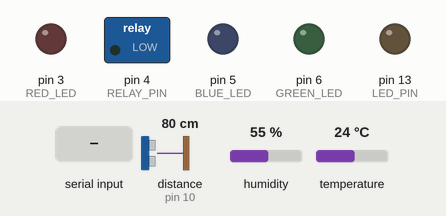
The sketch below on a simulated Arduino Uno, built with avr-gcc and run on an emulated ATmega328P. Shown: switched loads named in the sketch (green lamp = pin HIGH), output pins drawn as LEDs (lit = HIGH). Inputs (shaded band) come from the test bench; at power-on: distance to the obstacle (sensor on pin 10) 80 cm, humidity 55 %, temperature 24 °C. The echo pulse lasts 58.3 µs per cm; pins used as bus, display or sensor lines are not drawn; what the sketch prints to the serial monitor is not drawn.

Above: at 0.1 s.
At 4.2 s:
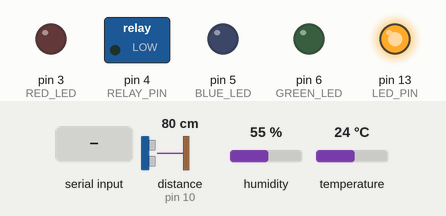
4.3 s: "1\n" received over Serial
Timing chart, 0 to 7.3 s (numbered marks = the images above; inputs shaded):
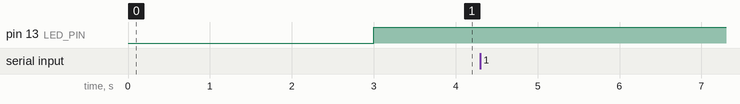

Measured:
- after the input at 4.3 s, every drawn part: stays the same

The sketch:

20200217_03_JsonParse_1.ino
```cpp
#include "DHT.h"
#include <ArduinoJson.h>

#define LED_PIN   13
#define RED_LED   3
#define GREEN_LED 6
#define BLUE_LED  5
#define RELAY_PIN 4
#define DHT_PIN   8
#define ECHO_PIN  10
#define TRIG_PIN  11
#define CDS_PIN   A0

void blinkLED(int);   // blinkled SIGNATURE
float ultraSonic();   // signature, 함수명 리턴타입, 매개변수 타입
DHT dht(DHT_PIN, DHT11);  // Adafruit sensor library
StaticJsonDocument<80> doc;
StaticJsonDocument<80> pDoc;

void setup() {
  // put your setup code here, to run once:
  Serial.begin(115200);

  pinMode(LED_PIN, OUTPUT);
  pinMode(TRIG_PIN, OUTPUT);
  pinMode(ECHO_PIN, INPUT);
  pinMode(CDS_PIN, INPUT);
  pinMode(RED_LED, OUTPUT);
  pinMode(GREEN_LED, OUTPUT);
  pinMode(BLUE_LED, OUTPUT);
  pinMode(RELAY_PIN, OUTPUT);
  dht.begin();
  delay(3000);
}

void loop() {
  char buf[80];
  byte len;
  digitalWrite(LED_PIN, HIGH);

  if (Serial.available() > 0){
    len = Serial.readBytes(buf,80);
    buf[len-1] =0;
    Serial.println(buf);
    DeserializationError error = deserializeJson(pDoc, buf);
    if (error) {
      Serial.print(F("deserializeJson() failed: "));
      Serial.println(error.c_str());
      blinkLED(100);
    }
    int red = pDoc["red"];
    int green = pDoc["green"];
    int blue = pDoc["blue"];
    int relay = pDoc["relay"];
    float humidity= dht.readHumidity();
    float temperature= dht.readTemperature();
    float distance=ultraSonic();
    int cds= analogRead(CDS_PIN);
    doc["humidity"]=humidity;
    doc["temperature"]=temperature;
    doc["distance"]=distance;
    doc["cds"]=cds;
    analogWrite(RED_LED, red);
    analogWrite(GREEN_LED, green);
    analogWrite(BLUE_LED, blue);
    digitalWrite(RELAY_PIN, relay);
    serializeJson(doc,Serial);
    Serial.println("\n");
  }
//  serializeJson(doc, Serial);
//  Serial.println("\n");
  delay(1000);
}

void blinkLED(int interval) {
  for (int i=0; i<10; i++) {
    digitalWrite(LED_PIN, digitalRead(LED_PIN)^1);
    delay(interval);
  }
}
float ultraSonic() {
  digitalWrite(TRIG_PIN, HIGH);
  delayMicroseconds(10);
  digitalWrite(TRIG_PIN, LOW);

  unsigned long duration = pulseIn(ECHO_PIN, HIGH);
  float distance = ((float)(340 * duration) / 10000) / 2;
  //return (float)pulseIn(ECHO_PIN, HIGH) / 58;
  return distance;
}
```
